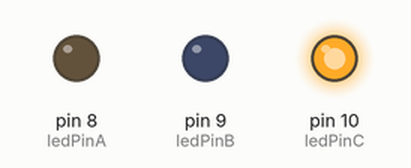
Simulated run of this sketch. Board: Arduino Uno, built with avr-gcc and run on an emulated ATmega328P. Parts: output pins drawn as LEDs (lit = HIGH).

Above: at 0.2 s.
At 1.2 s:
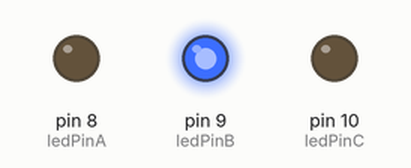
At 2.2 s:
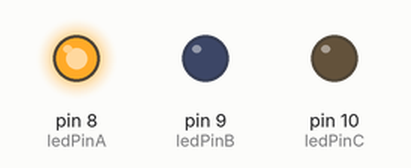
At 5.7 s:
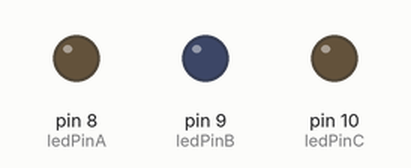
Timing chart, 0 to 6.9 s (numbered marks = the images above):
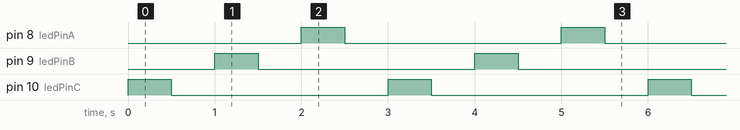

The sketch:

Triple_Blink_LED.ino
```cpp
const int ledPinA = 8; //sets LED #1 to pin 8
const int ledPinB = 9; //sets LED #2 to pin 9
const int ledPinC = 10; //sets LED #3 to pin 10

void setup() {
  pinMode(ledPinA, OUTPUT); //sets LED #1 to output
  pinMode(ledPinB, OUTPUT); //sets LED #2 to output
  pinMode(ledPinC, OUTPUT); //sets LED #3 to output
}

void loop() {
  digitalWrite(ledPinA, LOW); //turns LED #1 off
  digitalWrite(ledPinB, LOW); //turns LED #2 off
  digitalWrite(ledPinC, LOW); //turns LED #3 off

  digitalWrite(ledPinC, HIGH); //turns LED #3 on
  delay(500);                  //waits 0.5 seconds
  digitalWrite(ledPinC, LOW);  //turns LED #3 off
  delay(500);                  //waits 0.5 seconds

  digitalWrite(ledPinB, HIGH); //turns LED #2 on
  delay(500);                  //waits 0.5 seconds
  digitalWrite(ledPinB, LOW);  //turns LED #2 off
  delay(500);                  //waits 0.5 seconds

  digitalWrite(ledPinA, HIGH); //turns LED #1 on
  delay(500);                  //waits 0.5 seconds
  digitalWrite(ledPinA, LOW);  //turns LED #1 off
  delay(500);                  //waits 0.5 seconds

}
```

Measured:
- by itself, pin 8 (ledPinA), pin 9 (ledPinB), pin 10 (ledPinC): alternates HIGH for 0.50 s and LOW for 2.5 s
- by itself, everything shown: repeats every 3.0 s, in 6 steps
